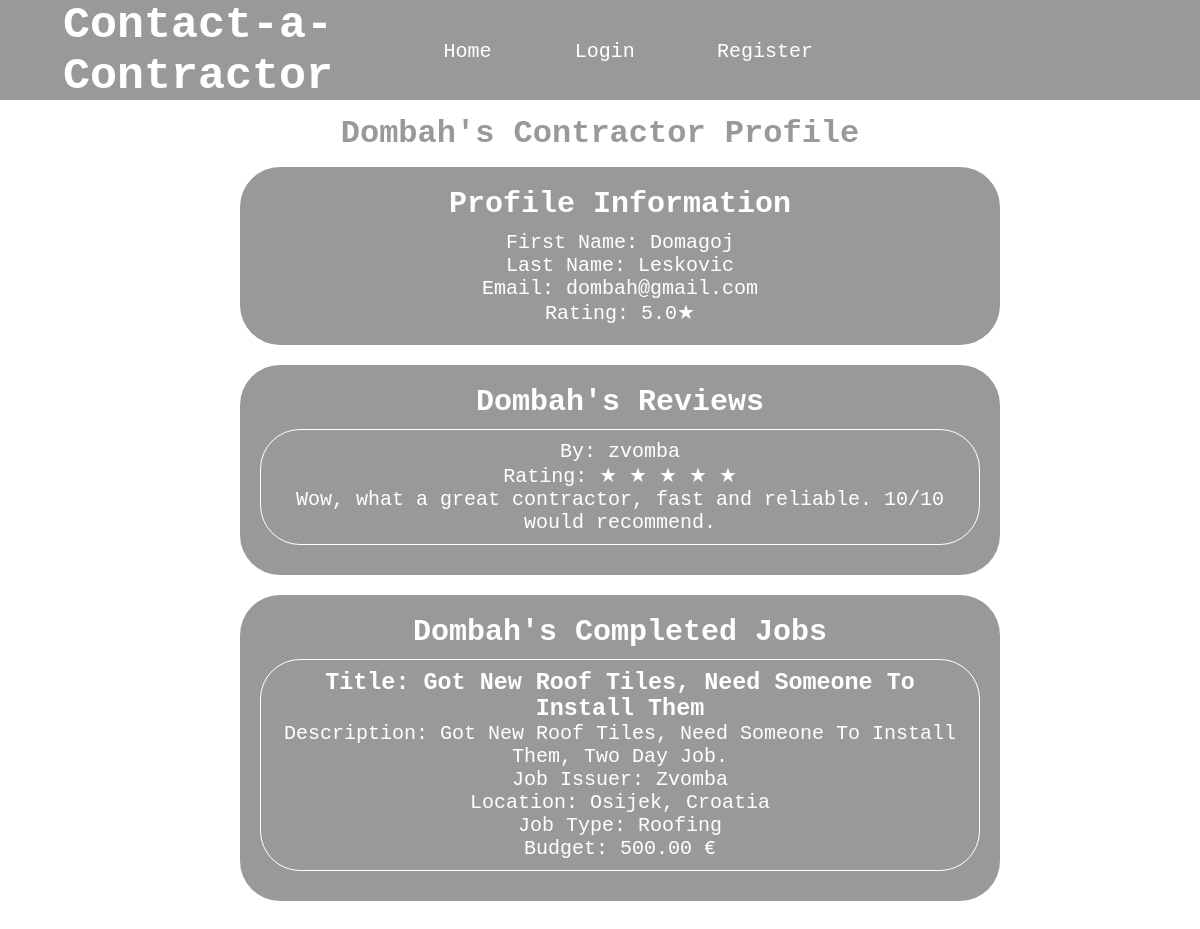
Page /accounts/contractor/dombah on the committed database.
### app/models.py (models this page shows, shortened)
class Account(models.Model):
    user = models.OneToOneField(User, on_delete=models.CASCADE)
    first_name = models.CharField(max_length=100)
    last_name = models.CharField(max_length=100)
    balance = models.DecimalField(max_digits=8, decimal_places=2)
    contractor = models.BooleanField()

class Rating(models.Model):
    rater = models.ForeignKey(User, on_delete=models.CASCADE, related_name="rater")
    ratee = models.ForeignKey(User, on_delete=models.CASCADE, related_name="ratee")
    job = models.ForeignKey(Job, on_delete=models.CASCADE)
    review = models.TextField(max_length=100, default="")
    rating = models.IntegerField()

class Job(models.Model):
    JOB_STATUS_AVAILABLE = "available"
    JOB_STATUS_ACCEPTED = "accepted"
    JOB_STATUS_IN_PROGRESS = "in progress"
    JOB_STATUS_COMPLETE = "complete"
    user = models.ForeignKey(User, on_delete=models.CASCADE)
    title = models.CharField(max_length=100)
    description = models.TextField(max_length=100)
    location = models.CharField(max_length=100)
    type = models.CharField(max_length=100)
    budget = models.DecimalField(max_digits=8, decimal_places=2)
    status = models.CharField(max_length=100, default=JOB_STATUS_AVAILABLE)
    is_completed = models.BooleanField()
    is_dispute_written = models.BooleanField(default=False)
    is_review_written = models.BooleanField(default=False)

### accounts/views.py (the view, shortened to what this page needs)
# urls.py: path('contractor/<str:username>', contractor_profile, name='contractor_profile'),
def contractor_profile(request, username):
    account = Account.objects.get(user__username=username)
    is_Owner = account.user == request.user
    completed_Contractor_Jobs = completed_Contractor_Jobs = Job.objects.filter(quote__contractor=account.user, is_completed=True)
    reviews = Rating.objects.filter(ratee = account.user)
    if(is_Owner):
        assigned_jobs = [quote.job for quote in Quote.objects.all() if quote.accepted == True and quote.contractor.username == request.user.username and not quote.job.is_completed]
        context = {
            'account': account,
            'is_Owner': is_Owner,
            'completed_Contractor_Jobs': completed_Contractor_Jobs,
            'assigned_jobs': assigned_jobs,
            'rating' : calculate_rating(account=account),
            'reviews' : reviews,
            'max_Rating_Range' : range(5),
            'JOB_STATUS_IN_PROGRESS': Job.JOB_STATUS_IN_PROGRESS,
            'JOB_STATUS_ACCEPTED': Job.JOB_STATUS_ACCEPTED,
        }
        return render(request, "accounts/contractor_profile.html", context)
    else:
        context = {
            'account': account,
            'is_Owner': is_Owner,
            'completed_Contractor_Jobs': completed_Contractor_Jobs,
            'rating' : calculate_rating(account=account),
            'reviews' : reviews,
            'max_Rating_Range' : range(5),
        }
        return render(request, "accounts/contractor_profile.html", context)

### accounts/views.py (called while the page is built)
def calculate_rating(account):
    rating = Rating.objects.filter(ratee = account.user)
    total = 0
    for rate in rating:
        total += rate.rating
    if len(rating) == 0:
        return 0
    return round(total / len(rating), 2)

### accounts/templates/accounts/contractor_profile.html (shortened to what this page needs)
{% extends 'app/base.html' %}
{% load static %}
{% block content %}
<link rel="stylesheet" type="text/css" href="{% static 'contractor_profile.css' %}">
  {% if account.contractor %}
    <h1 style="text-transform: capitalize;">{{ account.user.username }}'s Contractor Profile</h1>
    <div id="main">
      <h2>Profile Information</h2>
      <p>First Name: {{ account.first_name }}</p>
      <p>Last Name: {{ account.last_name }}</p>
      <p>Email: {{ account.user.email }}</p>
      <p>Rating: {{ rating }}&#9733;</p>
    </div>
    <div id="main">
      <h2 style="text-transform: capitalize;">{{ account.user.username }}'s Reviews</h2>
      {% if reviews %}
        {% for review in reviews %}
          <div style="border: 1px solid rgb(255, 255, 255);" id="table">
            <p>By: {{ review.job.user }}</p>
            <p>
              Rating:{% for i in max_Rating_Range %}
                {% if forloop.counter <= review.rating %}
                  &#9733;
                {% else %}
                  &#9734;
                {% endif %}
              {% endfor %}
            </p>
            <p>{{ review.review }}</p>
          </div>
        {% endfor %}
      {% else %}
        <p>No reviews yet!</p>
      {% endif %}
    </div>
    <div id="main">
      <h2 style="text-transform: capitalize;">{{ account.user.username }}'s Completed Jobs</h2>
      {% if completed_Contractor_Jobs %}
        {% for job in completed_Contractor_Jobs %}
          <div style="border: 1px solid rgb(255, 255, 255)" id="table">
            <h3 style="text-transform: capitalize;">Title: {{ job.title }}</h3>
            <p style="text-transform: capitalize;">Description: {{ job.description }}</p>
            <p style="text-transform: capitalize;">Job issuer: {{ job.user.username }}</p>
            <p style="text-transform: capitalize;">Location: {{ job.location }}</p>
            <p style="text-transform: capitalize;">Job Type: {{ job.type }}</p>
            <p>Budget: {{ job.budget }} €</p>
          </div>
        {% endfor %}
      {% else %}
        <p>No completed jobs yet!</p>
      {% endif %}
    </div>
  {% endif %}
{% endblock %}

### app/staticFiles/base.css (style rules this page uses)
* { margin: 0; padding: 0; }
html { background-image: url(https://www.pscpdx.com/wp-content/uploads/2023/03/Roofing-Contractors-Sherwood-OR.jpg); background-repeat: no-repeat; background-size: 200%; padding: 0px; margin: 0px; color: white; font-family:'Courier New', Courier, monospace ; }

### app/staticFiles/contractor_profile.css (style rules this page uses)
#main { background-color: rgba(0, 0, 0, 0.4); width: 60%; border-radius: 40px; text-align: center; padding: 20px; font-size: 20px; margin-bottom: 20px; position: sticky; left: 20%; }
main h1 { color: rgba(0, 0, 0, 0.4); text-align: center; width: 100%; padding-top: 15px; margin-bottom: 15px; }
#table { border-radius: 40px; padding: 10px; margin-bottom: 10px; }
h2 { margin-bottom: 10px; }

### rows in the picture
Account: user.username "Dombah", first_name "Domagoj", last_name "Leskovic", user.email "dombah@gmail.com"
Rating: job.user "zvomba", rating 5 (drawn), review "Wow, what a great contractor, fast and reliable. 10/10 would recommend."
Job: title "Got New Roof Tiles, Need Someone To Install Them", description "Got New Roof Tiles, Need Someone To Install Them, Two Day Job.", user.username "Zvomba", location "Osijek, Croatia", type "Roofing", budget "500.00"

### other values in the picture
{{ rating }} "5.0"
